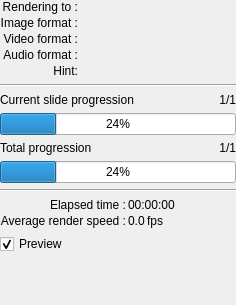
    <widget class="QWidget" name="ProcessWidget" native="true">
     <layout class="QVBoxLayout" name="verticalLayout_3">
      <property name="spacing">
       <number>6</number>
      </property>
      <property name="leftMargin">
       <number>0</number>
      </property>
      <property name="topMargin">
       <number>0</number>
      </property>
      <property name="rightMargin">
       <number>0</number>
      </property>
      <property name="bottomMargin">
       <number>0</number>
      </property>
      <item>
       <layout class="QGridLayout" name="gridLayout_3">
        <property name="leftMargin">
         <number>0</number>
        </property>
        <property name="topMargin">
         <number>0</number>
        </property>
        <property name="rightMargin">
         <number>0</number>
        </property>
        <property name="bottomMargin">
         <number>0</number>
        </property>
        <property name="spacing">
         <number>2</number>
        </property>
        <item row="0" column="0">
         <widget class="QLabel" name="InfoLabelA1">
          <property name="text">
           <string>Rendering to :</string>
          </property>
          <property name="alignment">
           <set>Qt::AlignRight|Qt::AlignTop|Qt::AlignTrailing</set>
          </property>
         </widget>
        </item>
        <item row="1" column="0">
         <widget class="QLabel" name="InfoLabelA2">
          <property name="text">
           <string>Image format :</string>
          </property>
          <property name="alignment">
           <set>Qt::AlignRight|Qt::AlignTop|Qt::AlignTrailing</set>
          </property>
         </widget>
        </item>
        <item row="2" column="0">
         <widget class="QLabel" name="InfoLabelA3">
          <property name="text">
           <string>Video format :</string>
          </property>
          <property name="alignment">
           <set>Qt::AlignRight|Qt::AlignTop|Qt::AlignTrailing</set>
          </property>
         </widget>
        </item>
        <item row="3" column="0">
         <widget class="QLabel" name="InfoLabelA4">
          <property name="text">
           <string>Audio format :</string>
          </property>
          <property name="alignment">
           <set>Qt::AlignRight|Qt::AlignTop|Qt::AlignTrailing</set>
          </property>
         </widget>
        </item>
        <item row="0" column="2">
         <widget class="QLabel" name="InfoLabelB1">
          <property name="sizePolicy">
           <sizepolicy hsizetype="Expanding" vsizetype="Preferred">
            <horstretch>0</horstretch>
            <verstretch>0</verstretch>
           </sizepolicy>
          </property>
          <property name="text">
           <string notr="true"/>
          </property>
          <property name="alignment">
           <set>Qt::AlignLeading|Qt::AlignLeft|Qt::AlignTop</set>
          </property>
          <property name="wordWrap">
           <bool>true</bool>
          </property>
         </widget>
        </item>
        <item row="1" column="2">
         <widget class="QLabel" name="InfoLabelB2">
          <property name="sizePolicy">
           <sizepolicy hsizetype="Expanding" vsizetype="Preferred">
            <horstretch>0</horstretch>
            <verstretch>0</verstretch>
           </sizepolicy>
          </property>
          <property name="text">
           <string notr="true"/>
          </property>
          <property name="alignment">
           <set>Qt::AlignLeading|Qt::AlignLeft|Qt::AlignTop</set>
          </property>
          <property name="wordWrap">
           <bool>true</bool>
          </property>
         </widget>
        </item>
        <item row="2" column="2">
         <widget class="QLabel" name="InfoLabelB3">
          <property name="sizePolicy">
           <sizepolicy hsizetype="Expanding" vsizetype="Preferred">
            <horstretch>0</horstretch>
            <verstretch>0</verstretch>
           </sizepolicy>
          </property>
          <property name="text">
           <string notr="true"/>
          </property>
          <property name="alignment">
           <set>Qt::AlignLeading|Qt::AlignLeft|Qt::AlignTop</set>
          </property>
          <property name="wordWrap">
           <bool>true</bool>
          </property>
         </widget>
        </item>
        <item row="3" column="2">
         <widget class="QLabel" name="InfoLabelB4">
          <property name="sizePolicy">
           <sizepolicy hsizetype="Expanding" vsizetype="Preferred">
            <horstretch>0</horstretch>
            <verstretch>0</verstretch>
           </sizepolicy>
          </property>
          <property name="text">
           <string notr="true"/>
          </property>
          <property name="alignment">
           <set>Qt::AlignLeading|Qt::AlignLeft|Qt::AlignTop</set>
          </property>
          <property name="wordWrap">
           <bool>true</bool>
          </property>
         </widget>
        </item>
        <item row="4" column="0">
         <widget class="QLabel" name="InfoLabelA5">
          <property name="text">
           <string>Hint:</string>
          </property>
          <property name="alignment">
           <set>Qt::AlignRight|Qt::AlignTrailing|Qt::AlignVCenter</set>
          </property>
         </widget>
        </item>
        <item row="4" column="2">
         <widget class="QLabel" name="InfoLabelB5">
          <property name="sizePolicy">
           <sizepolicy hsizetype="Expanding" vsizetype="Preferred">
            <horstretch>0</horstretch>
            <verstretch>0</verstretch>
           </sizepolicy>
          </property>
          <property name="text">
           <string/>
          </property>
         </widget>
        </item>
       </layout>
      </item>
      <item>
       <widget class="Line" name="line_2">
        <property name="orientation">
         <enum>Qt::Horizontal</enum>
        </property>
       </widget>
      </item>
      <item>
       <layout class="QHBoxLayout" name="horizontalLayout_5">
        <property name="spacing">
         <number>2</number>
        </property>
        <property name="leftMargin">
         <number>0</number>
        </property>
        <property name="topMargin">
         <number>0</number>
        </property>
        <property name="rightMargin">
         <number>0</number>
        </property>
        <property name="bottomMargin">
         <number>0</number>
        </property>
       </layout>
      </item>
      <item>
       <layout class="QHBoxLayout" name="horizontalLayout_3">
        <property name="spacing">
         <number>2</number>
        </property>
        <property name="leftMargin">
         <number>0</number>
        </property>
        <property name="topMargin">
         <number>0</number>
        </property>
        <property name="rightMargin">
         <number>0</number>
        </property>
        <property name="bottomMargin">
         <number>0</number>
        </property>
        <item>
         <widget class="QLabel" name="SlideProgressBarLabel">
          <property name="text">
           <string>Current slide progression</string>
          </property>
         </widget>
        </item>
        <item>
         <widget class="QLabel" name="SlideNumberLabel">
          <property name="sizePolicy">
           <sizepolicy hsizetype="Preferred" vsizetype="Preferred">
            <horstretch>0</horstretch>
            <verstretch>0</verstretch>
           </sizepolicy>
          </property>
          <property name="minimumSize">
           <size>
            <width>100</width>
            <height>0</height>
           </size>
          </property>
          <property name="maximumSize">
           <size>
            <width>100</width>
            <height>16777215</height>
           </size>
          </property>
          <property name="text">
           <string notr="true">1/1</string>
          </property>
          <property name="alignment">
           <set>Qt::AlignRight|Qt::AlignTrailing|Qt::AlignVCenter</set>
          </property>
         </widget>
        </item>
       </layout>
      </item>
      <item>
       <widget class="QProgressBar" name="SlideProgressBar">
        <property name="value">
         <number>24</number>
        </property>
        <property name="alignment">
         <set>Qt::AlignCenter</set>
        </property>
       </widget>
      </item>
      <item>
       <layout class="QHBoxLayout" name="horizontalLayout_4">
        <property name="spacing">
         <number>2</number>
        </property>
        <property name="leftMargin">
         <number>0</number>
        </property>
        <property name="topMargin">
         <number>0</number>
        </property>
        <property name="rightMargin">
         <number>0</number>
        </property>
        <property name="bottomMargin">
         <number>0</number>
        </property>
        <item>
         <widget class="QLabel" name="TotalProgressBarLabel">
          <property name="text">
           <string>Total progression</string>
          </property>
         </widget>
        </item>
        <item>
         <widget class="QLabel" name="FrameNumberLabel">
          <property name="minimumSize">
           <size>
            <width>100</width>
            <height>0</height>
           </size>
          </property>
          <property name="maximumSize">
           <size>
            <width>100</width>
            <height>16777215</height>
           </size>
          </property>
          <property name="text">
           <string notr="true">1/1</string>
          </property>
          <property name="alignment">
           <set>Qt::AlignRight|Qt::AlignTrailing|Qt::AlignVCenter</set>
          </property>
         </widget>
        </item>
       </layout>
      </item>
      <item>
       <widget class="QProgressBar" name="TotalProgressBar">
        <property name="value">
         <number>24</number>
        </property>
        <property name="alignment">
         <set>Qt::AlignCenter</set>
        </property>
       </widget>
      </item>
      <item>
       <widget class="Line" name="line_3">
        <property name="orientation">
         <enum>Qt::Horizontal</enum>
        </property>
       </widget>
      </item>
      <item>
       <layout class="QGridLayout" name="gridLayout">
        <property name="leftMargin">
         <number>0</number>
        </property>
        <property name="topMargin">
         <number>0</number>
        </property>
        <property name="rightMargin">
         <number>0</number>
        </property>
        <property name="bottomMargin">
         <number>0</number>
        </property>
        <property name="spacing">
         <number>2</number>
        </property>
        <item row="1" column="0">
         <widget class="QLabel" name="DisplayTextLabel">
          <property name="text">
           <string>Elapsed time :</string>
          </property>
          <property name="alignment">
           <set>Qt::AlignRight|Qt::AlignTrailing|Qt::AlignVCenter</set>
          </property>
         </widget>
        </item>
        <item row="2" column="0">
         <widget class="QLabel" name="label_16">
          <property name="text">
           <string>Average render speed :</string>
          </property>
          <property name="alignment">
           <set>Qt::AlignRight|Qt::AlignTrailing|Qt::AlignVCenter</set>
          </property>
         </widget>
        </item>
        <item row="1" column="1" colspan="2">
         <widget class="QLabel" name="ElapsedTimeLabel">
          <property name="sizePolicy">
           <sizepolicy hsizetype="Expanding" vsizetype="Preferred">
            <horstretch>0</horstretch>
            <verstretch>0</verstretch>
           </sizepolicy>
          </property>
          <property name="text">
           <string notr="true">00:00:00</string>
          </property>
         </widget>
        </item>
        <item row="2" column="1">
         <widget class="QLabel" name="FPSLabel">
          <property name="text">
           <string notr="true">0.0</string>
          </property>
         </widget>
        </item>
        <item row="2" column="2">
         <widget class="QLabel" name="label_17">
          <property name="sizePolicy">
           <sizepolicy hsizetype="Expanding" vsizetype="Preferred">
            <horstretch>0</horstretch>
            <verstretch>0</verstretch>
           </sizepolicy>
          </property>
          <property name="text">
           <string>fps</string>
          </property>
         </widget>
        </item>
       </layout>
      </item>
      <item>
       <layout class="QHBoxLayout" name="horizontalLayout_12">
        <property name="bottomMargin">
         <number>0</number>
        </property>
        <item>
         <widget class="QCheckBox" name="cbPreview">
          <property name="text">
           <string>Preview</string>
          </property>
          <property name="checked">
           <bool>true</bool>
          </property>
         </widget>
        </item>
        <item>
         <spacer name="horizontalSpacer_8">
          <property name="orientation">
           <enum>Qt::Horizontal</enum>
          </property>
          <property name="sizeHint" stdset="0">
           <size>
            <width>40</width>
            <height>20</height>
           </size>
          </property>
         </spacer>
        </item>
       </layout>
      </item>
      <item>
       <layout class="QVBoxLayout" name="previewLayout">
        <property name="spacing">
         <number>1</number>
        </property>
        <property name="bottomMargin">
         <number>10</number>
        </property>
        <item>
         <layout class="QHBoxLayout" name="horizontalLayout_11">
          <property name="sizeConstraint">
           <enum>QLayout::SetDefaultConstraint</enum>
          </property>
          <property name="topMargin">
           <number>0</number>
          </property>
          <item>
           <spacer name="horizontalSpacer_6">
            <property name="orientation">
             <enum>Qt::Horizontal</enum>
            </property>
            <property name="sizeHint" stdset="0">
             <size>
              <width>40</width>
              <height>20</height>
             </size>
            </property>
           </spacer>
          </item>
          <item>
           <widget class="QLabel" name="PreviewLabel">
            <property name="text">
             <string/>
            </property>
            <property name="scaledContents">
             <bool>true</bool>
            </property>
            <property name="alignment">
             <set>Qt::AlignCenter</set>
            </property>
           </widget>
          </item>
          <item>
           <spacer name="horizontalSpacer_7">
            <property name="orientation">
             <enum>Qt::Horizontal</enum>
            </property>
            <property name="sizeHint" stdset="0">
             <size>
              <width>40</width>
              <height>20</height>
             </size>
            </property>
           </spacer>
          </item>
         </layout>
        </item>
        <item>
         <spacer name="verticalSpacer">
          <property name="orientation">
           <enum>Qt::Vertical</enum>
          </property>
          <property name="sizeType">
           <enum>QSizePolicy::Expanding</enum>
          </property>
          <property name="sizeHint" stdset="0">
           <size>
            <width>0</width>
            <height>0</height>
           </size>
          </property>
         </spacer>
        </item>
        <item>
         <widget class="QLabel" name="pvna">
          <property name="text">
           <string/>
          </property>
          <property name="alignment">
           <set>Qt::AlignCenter</set>
          </property>
         </widget>
        </item>
       </layout>
      </item>
     </layout>
    </widget>
